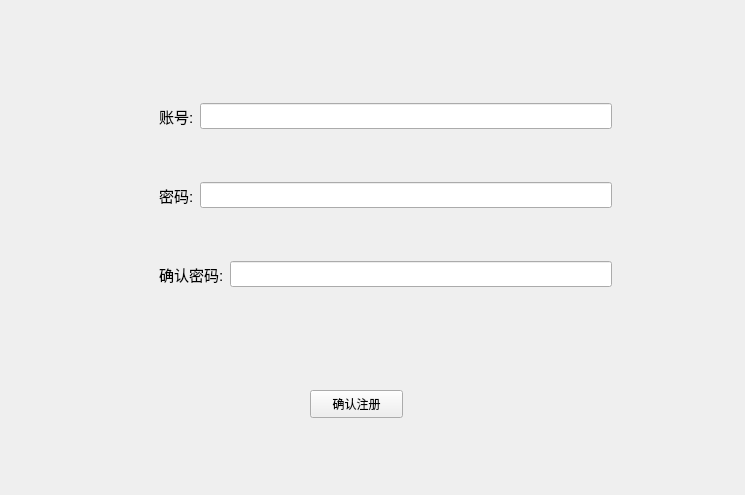
<?xml version="1.0" encoding="UTF-8"?>
<ui version="4.0">
 <class>Register</class>
 <widget class="QWidget" name="Register">
  <property name="geometry">
   <rect>
    <x>0</x>
    <y>0</y>
    <width>745</width>
    <height>495</height>
   </rect>
  </property>
  <property name="windowTitle">
   <string>Form</string>
  </property>
  <widget class="QWidget" name="widget_4" native="true">
   <property name="geometry">
    <rect>
     <x>150</x>
     <y>80</y>
     <width>471</width>
     <height>231</height>
    </rect>
   </property>
   <layout class="QVBoxLayout" name="verticalLayout">
    <item>
     <widget class="QWidget" name="widget" native="true">
      <layout class="QHBoxLayout" name="horizontalLayout">
       <item>
        <widget class="QLabel" name="label">
         <property name="font">
          <font>
           <pointsize>11</pointsize>
          </font>
         </property>
         <property name="text">
          <string>账号:</string>
         </property>
        </widget>
       </item>
       <item>
        <widget class="QLineEdit" name="leid_usr">
         <property name="font">
          <font>
           <pointsize>11</pointsize>
          </font>
         </property>
        </widget>
       </item>
      </layout>
     </widget>
    </item>
    <item>
     <widget class="QWidget" name="widget_2" native="true">
      <layout class="QHBoxLayout" name="horizontalLayout_2">
       <item>
        <widget class="QLabel" name="label_2">
         <property name="font">
          <font>
           <pointsize>11</pointsize>
          </font>
         </property>
         <property name="text">
          <string>密码:</string>
         </property>
        </widget>
       </item>
       <item>
        <widget class="QLineEdit" name="ledit_pwd">
         <property name="font">
          <font>
           <pointsize>11</pointsize>
          </font>
         </property>
        </widget>
       </item>
      </layout>
     </widget>
    </item>
    <item>
     <widget class="QWidget" name="widget_3" native="true">
      <layout class="QHBoxLayout" name="horizontalLayout_3">
       <item>
        <widget class="QLabel" name="label_3">
         <property name="font">
          <font>
           <pointsize>11</pointsize>
          </font>
         </property>
         <property name="text">
          <string>确认密码:</string>
         </property>
        </widget>
       </item>
       <item>
        <widget class="QLineEdit" name="ledit_pwd_02">
         <property name="font">
          <font>
           <pointsize>11</pointsize>
          </font>
         </property>
        </widget>
       </item>
      </layout>
     </widget>
    </item>
   </layout>
  </widget>
  <widget class="QWidget" name="widget_5" native="true">
   <property name="geometry">
    <rect>
     <x>230</x>
     <y>350</y>
     <width>261</width>
     <height>101</height>
    </rect>
   </property>
   <widget class="QPushButton" name="btn">
    <property name="geometry">
     <rect>
      <x>80</x>
      <y>40</y>
      <width>93</width>
      <height>28</height>
     </rect>
    </property>
    <property name="text">
     <string>确认注册</string>
    </property>
   </widget>
  </widget>
 </widget>
 <resources/>
 <connections/>
</ui>
